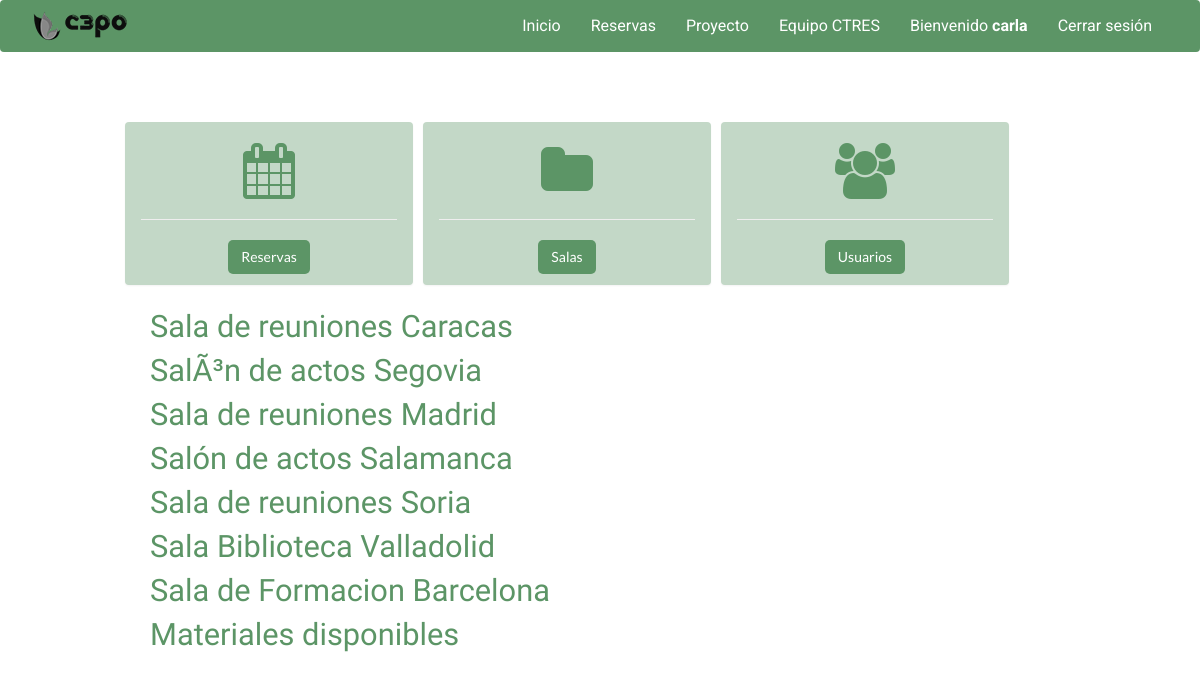
The page /panel.php (signed in) on the database its author committed.
### tables this page shows
CREATE TABLE `salas` (
  `id` int(11) NOT NULL,
  `nombre` varchar(50) NOT NULL,
  `urlimagen` varchar(200) NOT NULL,
  `descripcion` varchar(300) NOT NULL,
  `subtitulo` varchar(50) NOT NULL,
  `propietario` varchar(20) DEFAULT NULL
);

### panel.php (the view, shortened to what this page needs)
<?php include "config.php";
?>
<!DOCTYPE html>
<html>
<head>
	<link rel="stylesheet" href="css/reset.css" type="text/css" />
	<link href="https://maxcdn.bootstrapcdn.com/font-awesome/4.7.0/css/font-awesome.min.css" rel="stylesheet">
	<link rel="stylesheet" href="https://ajax.googleapis.com/ajax/libs/jqueryui/1.12.1/themes/smoothness/jquery-ui.css">
	<link rel="stylesheet" href="https://maxcdn.bootstrapcdn.com/bootstrap/3.3.7/css/bootstrap.min.css">
	<link rel="stylesheet" href="https://maxcdn.bootstrapcdn.com/bootstrap/3.3.7/css/bootstrap-theme.min.css">
    <link rel="stylesheet" type="text/css" href="css/estilo.css">
<?php
if ($_SESSION['privilegios']>=2){
    echo "<link rel='stylesheet' type='text/css' href='css/estilo_admin.css'>";
}
?>
</head>
<body style="overflow-y:scroll">
 <?php
    if(isset($_SESSION['privilegios']) && $_SESSION['privilegios']==3){
        $propi = "";
    }else{
        $propi = "WHERE propietario='" . $_SESSION['usuario'] . "'";
    }
    $querita = "SELECT * FROM salas " . $propi;
    $bbddsalas = mysqli_query($conexion, $querita);
    ?>
<?php include "header.php"; ?>
<div class="row fila_panel">
    <div class="col-md-4 col-sm-4 col-xs-12 panel">
        <form id="default" action="" method="post">
            <i class="fa fa-calendar fa-4x" aria-hidden="true"></i>
            <hr>
        <button type="submit" class="btn btn-mio1 butt" name="reservas">Reservas</button>
        </form>
    </div>
    <div class="col-md-4 col-sm-4 col-xs-12 panel">
         <form action="" method="post">
            <i class="fa fa-folder fa-4x" aria-hidden="true"></i>
            <hr>
            <button type="submit" class="btn btn-mio1 butt" name="salas">Salas</button>
        </form>
    </div>
    <?php
    if($_SESSION["privilegios"]==3){
        echo('<div class="col-md-4 col-sm-4 col-xs-12 panel">
        <form action="" method="post">
            <i class="fa fa-users fa-4x" aria-hidden="true"></i>
            <hr>
            <button type="submit" class="btn btn-mio1 butt" name="usuarioslista">Usuarios</button>
        </form>
    </div>');
    }
    ?>
</div>
    <?php
        if(isset($_POST['reservas']) || (!isset($_POST['reservas']) && !isset($_POST['salas']) && !isset($_POST['usuarioslista']))){
            $contador = 0;
            while($arraysalas = $bbddsalas -> fetch_assoc()){
                    if($arraysalas['id'] != 8){
                        if((isset($_SESSION["privilegios"]) && ($_SESSION["privilegios"]==3)) || (isset($_SESSION["privilegios"]) && ($_SESSION["privilegios"]==2 && ($_SESSION['usuario'] == $arraysalas['propietario']))))
                        {
                            echo("<a class='titulo_panelad' data-toggle='collapse' data-target='#acordeon".$contador."'>".$arraysalas['nombre']."</a>");
                            echo ("<div id='acordeon".$contador."' class='collapse'><table class='table table-striped tabla_admin'><thead><th><b>ID</b></th><th><b>Reservado por</b></th><th><b>Desde</b></th><th><b>Hasta</b></th><th></th></thead>");
                            echo ("</table><br>");
                            $contador++;
                        }
                    }
                    else{
                        if((isset($_SESSION["privilegios"]) && ($_SESSION["privilegios"]==3)) || (isset($_SESSION["privilegios"]) && ($_SESSION["privilegios"]==2 && ($_SESSION['usuario'] == $arraysalas['propietario']))))
                        {
                            echo("<a class='titulo_panelad' data-toggle='collapse' data-target='#acordeon".$contador."'>".$arraysalas['nombre']."</a>");
                            echo ("<div id='acordeon".$contador."' class='collapse'><table class='table table-striped tabla_admin'><thead><th><b>ID</b></th><th><b>Materiales</b></th><th><b>Reservado por</b></th><th><b>Desde</b></th><th><b>Hasta</b></th><th></th></thead>");
                            echo ("</table><br>");
                            $contador++;
                        }
                    }
                echo("</div><br>");
            }
        }
    ?>
</body>
</html>

### css/estilo.css (style rules this page uses)
body { overflow-x: hidden; height: 100%; margin:0; }
a { color: black; text-decoration: none; }
.fila_panel { margin-left: auto; margin-right: auto; padding-top: 50px; text-align: center; width: 80%; }
.panel { width: 30%; margin-left: 5px; margin-right: 5px; padding-top: 20px; background-color: #C3D8C7; padding-bottom: 10px; }
.panel i { color: #5C9566; }
.titulo_panelad { margin-left:150px; padding-bottom: 2%; padding-top: 2%; font-size: 2.2em; color: #5C9566; font-family: 'Sansita', sans-serif; cursor: pointer; }
.btn-mio1 { color: #FFFFFF; background-color: #0B7B96; border-color: none; }
.butt { display: block; text-align: center; margin-left: auto; margin-right: auto; border-radius: 5px; font-family: 'Lato', sans-serif; }

### css/estilo_admin.css (style rules this page uses)
body { overflow-x: hidden; height: 100%; margin:0; }
.panel { width: 30%; margin-left: 5px; margin-right: 5px; padding-top: 20px; background-color: #C3D8C7; padding-bottom: 10px; }
.panel i { color: #5C9566; }
.titulo_panelad { margin-left:150px; padding-bottom: 2%; padding-top: 2%; font-size: 2.2em; color: #5C9566; font-family: 'Sansita', sans-serif; cursor: pointer; }
.btn-mio1 { color: #FFFFFF; background-color: #5C9566; border-color: none; }
.butt { display: block; text-align: center; margin-left: auto; margin-right: auto; border-radius: 5px; font-family: 'Lato', sans-serif; }
a { color: black; text-decoration: none; }

### rows shown on the page
salas: nombre "Sala de reuniones Caracas"
salas: nombre "SalÃ³n de actos Segovia"
salas: nombre "Sala de reuniones Madrid"
salas: nombre "Salón de actos Salamanca"
salas: nombre "Sala de reuniones Soria"
salas: nombre "Sala Biblioteca Valladolid"
salas: nombre "Sala de Formacion Barcelona"
salas: nombre "Materiales disponibles"

### other values the page prints
$_SESSION['usuario'] "carla"
